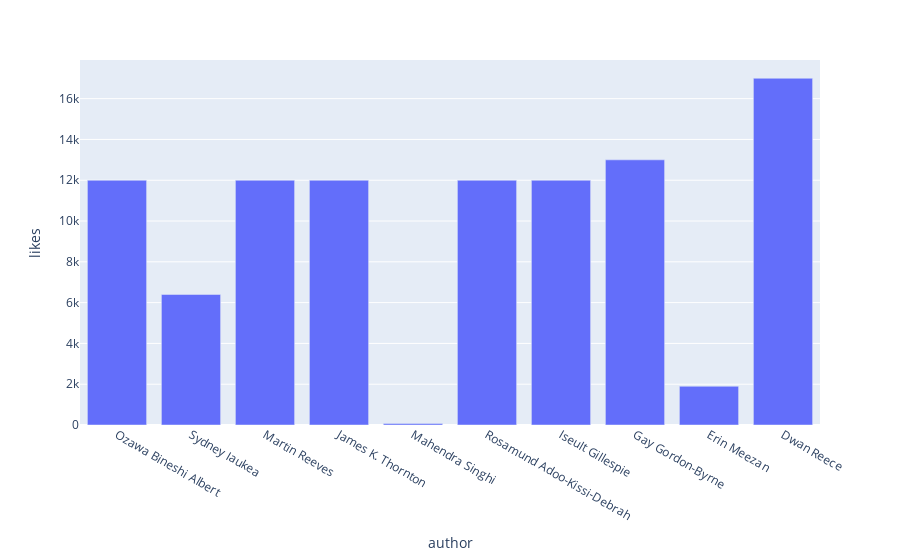

Notebook code for this chart:
### Code cell
sort_author = df.sort_values(by = ['views','likes'])
fg = px.scatter(sort_author, x = 'author', y =['likes','views'])
fg.update_traces(marker_size=10)
fig.show()

### Figure 1 — Plotly figure (JSON) as saved in the notebook; plotly's stock layout.template omitted (floating-point values rounded to 4 significant figures)
{"data": [{"alignmentgroup": "True", "hovertemplate": "author=%{x}<br>likes=%{y}<extra></extra>", "legendgroup": "", "marker": {"color": "#636efa", "pattern": {"shape": ""}}, "name": "", "offsetgroup": "", "orientation": "v", "showlegend": false, "textposition": "auto", "type": "bar", "x": ["Ozawa Bineshi Albert", "Sydney Iaukea", "Martin Reeves", "James K. Thornton", "Mahendra Singhi", "Rosamund Adoo-Kissi-Debrah", "Iseult Gillespie", "Gay Gordon-Byrne", "Erin Meezan", "Dwan Reece"], "xaxis": "x", "y": [12000, 6400, 12000, 12000, 72, 12000, 12000, 13000, 1900, 17000], "yaxis": "y"}], "layout": {"autosize": true, "barmode": "relative", "legend": {"tracegroupgap": 0}, "margin": {"t": 60}, "xaxis": {"anchor": "y", "autorange": true, "domain": [0, 1], "range": [-0.5, 9.5], "title": {"text": "author"}, "type": "category"}, "yaxis": {"anchor": "x", "autorange": true, "domain": [0, 1], "range": [0, 17890.0], "title": {"text": "likes"}, "type": "linear"}}}
